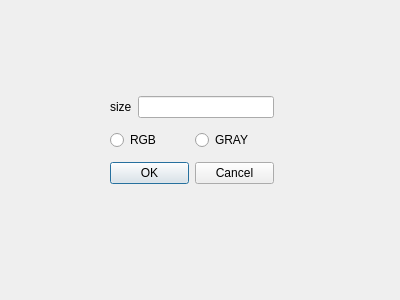
<?xml version="1.0" encoding="UTF-8"?>
<ui version="4.0">
 <class>ExpandDialog</class>
 <widget class="QDialog" name="ExpandDialog">
  <property name="geometry">
   <rect>
    <x>0</x>
    <y>0</y>
    <width>400</width>
    <height>300</height>
   </rect>
  </property>
  <property name="windowTitle">
   <string>Dialog</string>
  </property>
  <widget class="QWidget" name="gridLayoutWidget">
   <property name="geometry">
    <rect>
     <x>110</x>
     <y>90</y>
     <width>164</width>
     <height>102</height>
    </rect>
   </property>
   <layout class="QGridLayout" name="gridLayout">
    <item row="1" column="0">
     <layout class="QHBoxLayout" name="horizontalLayout_2">
      <item>
       <widget class="QRadioButton" name="rBtnRGB">
        <property name="text">
         <string>RGB</string>
        </property>
       </widget>
      </item>
      <item>
       <widget class="QRadioButton" name="rBtnGray">
        <property name="text">
         <string>GRAY</string>
        </property>
       </widget>
      </item>
     </layout>
    </item>
    <item row="0" column="0">
     <layout class="QHBoxLayout" name="horizontalLayout">
      <item>
       <widget class="QLabel" name="label">
        <property name="text">
         <string>size</string>
        </property>
       </widget>
      </item>
      <item>
       <widget class="QLineEdit" name="lineEdit"/>
      </item>
     </layout>
    </item>
    <item row="2" column="0">
     <widget class="QDialogButtonBox" name="ButtonBox">
      <property name="orientation">
       <enum>Qt::Horizontal</enum>
      </property>
      <property name="standardButtons">
       <set>QDialogButtonBox::Cancel|QDialogButtonBox::Ok</set>
      </property>
     </widget>
    </item>
   </layout>
  </widget>
 </widget>
 <resources/>
 <connections/>
</ui>
